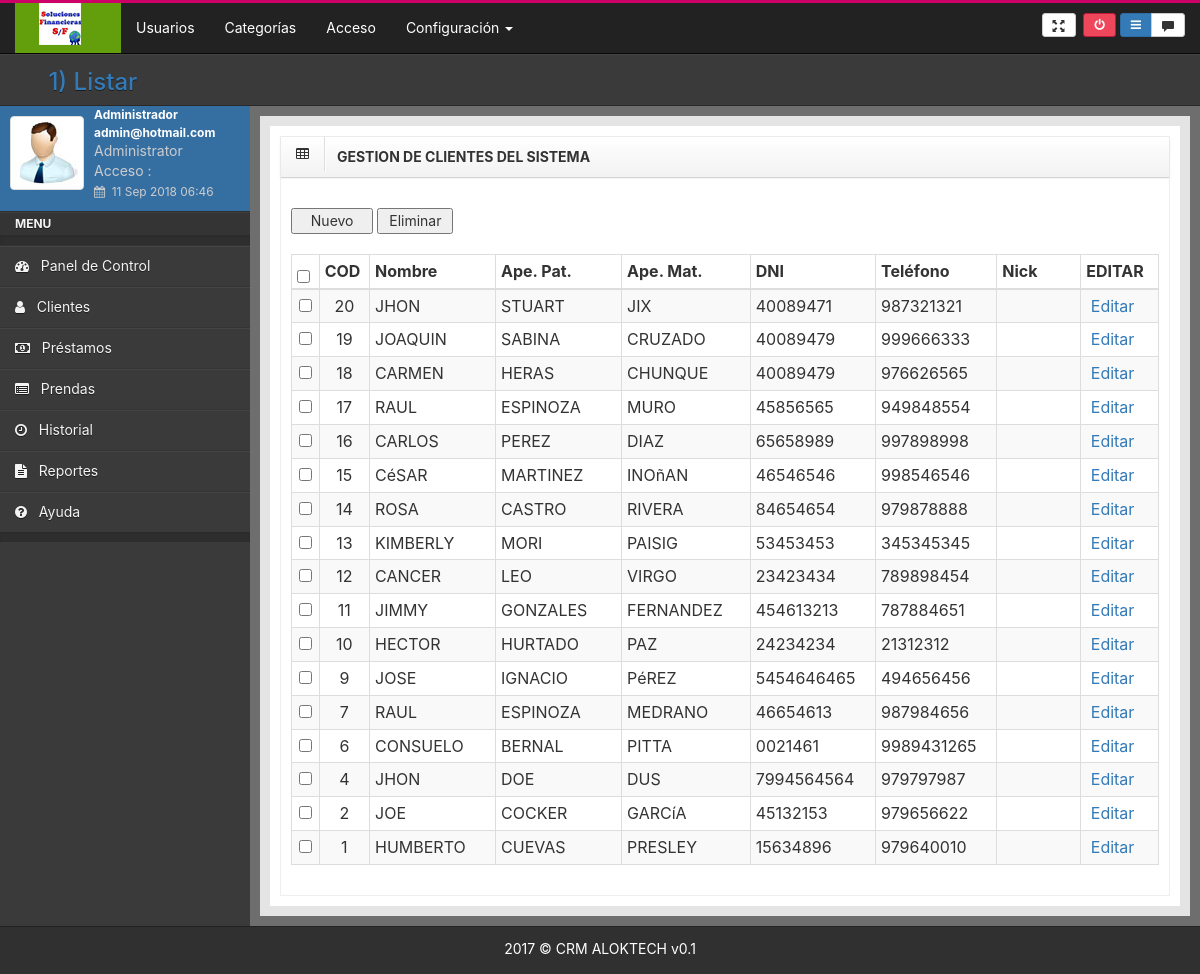
Screenshot of /clientes2.php (signed in) with the database file from the repository.
### tables this page shows
CREATE TABLE `clientes` (
  `codCliente` int(11) NOT NULL,
  `nomClie` varchar(50) NOT NULL,
  `apepatClie` varchar(50) NOT NULL,
  `apematClie` varchar(50) NOT NULL,
  `nroDNI` varchar(10) NOT NULL,
  `fecNac` date NOT NULL,
  `nroSec` varchar(20) DEFAULT NULL,
  `telefono` varchar(30) DEFAULT NULL,
  `direccion` varchar(150) NOT NULL,
  `facebook` varchar(200) NOT NULL,
  `email` varchar(50) DEFAULT NULL,
  `nomInbox` varchar(50) DEFAULT NULL,
  `estClie` int(2) NOT NULL
);

### funciones.php (called while the page is built, shortened)
<?php
  function fechas_espanol($mes)
  {
    $mes_corto = array("Ene","Feb","Mar","Abr","May","Jun","Jul","Ago","Sep","Oct","Nov","Dic");
    return $mes_corto[$mes-1];
  }
?>

### clientes2.php (the view, shortened to what this page needs)
<?php include 'head.php'; ?>
        <body class=" ">
            <div class="bg-dark dk" id="wrap">
                <div id="top">
                    <nav class="navbar navbar-inverse navbar-static-top">
                        <div class="container-fluid">
                            <?php include 'navbar_header.php'; ?>
                            <?php include 'top_nav.php'; ?>
                            <?php include 'navbarmenu_horizontal.php'; ?>
                        </div>
                    </nav>
                        <header class="head">
                            <div class="main-bar">
                                <h3>
                                  <a href="">&nbsp;1) Listar</a>
                                </h3>
                            </div>
                        </header>
                </div>
                <?php include 'left_menu.php'; ?>
                <div id="content">
                    <div class="outer">
                        <div class="inner bg-light lter">
<?php
  $link=Conectarse();
  $pag = "GESTION DE CLIENTES DEL SISTEMA";
  $pag_org = parse_url($_SERVER['REQUEST_URI'],PHP_URL_PATH);
  if ( strpos($pag_org, '/') !== FALSE )
  $pag_org = array_pop(explode('/', $pag_org));
  if($_GET["sw"]==1){
    $id=autogenerado("clientes","codCliente",6);
  }else{
  ?>
<div class="row">
  <div class="col-lg-12">
        <div class="box">
            <header>
                <div class="icons"><i class="fa fa-table"></i></div>
                <h5><?php echo strtoupper($pag); ?></h5>
            </header>
            <div id="collapse4" class="body">
            <br>
            <div id="botonera">
                 <button class="stdbtn btn_orange" onclick="cargare('<?=$pag_org?>?sw=1'); return false;" >
                  &nbsp;&nbsp;&nbsp;Nuevo&nbsp;&nbsp;&nbsp;</button>
                   <input type="button" name="Button2" value=" Eliminar " onclick="Subm()" class="stdbtn btn_orange">
            </div>
            <br>
          <?php
            $sql="SELECT codCliente,
                         nomClie,
                         apepatClie,
                         apematClie,
                         nroDNI,
                         nroSec,
                         telefono,
                         email,
                         nomInbox,
                         estClie
                  FROM clientes ORDER BY 1 DESC";
            $res=@mysql_query($sql,$link);
          ?>
    <form name="frmList" action="grabar.php" method="post">
      <table id="dataTable" class="table table-bordered table-condensed table-hover table-striped">
          <colgroup>
            <col class="con0" style="width: 2%" />
            <col class="con0" style="width: 2%" />
            <col class="con0" style="width: 12%" />
            <col class="con1" style="width: 12%" />
            <col class="con1" style="width: 12%" />
            <col class="con1" style="width: 8%" />
            <col class="con1" style="width: 8%" />
            <col class="con1" style="width: 8%" />
            <col class="con1" style="width: 5%" />
          </colgroup>
          <thead>
            <tr>
              <th class="head1 nosort">
                <input type="checkbox" name="allbox" onClick="CA();" title="Seleccionar o anular la selección de todos los registros" /></th>
              <th class="head1">COD</th>
              <th class="head1">Nombre</th>
              <th class="head1">Ape. Pat.</th>
              <th class="head1">Ape. Mat.</th>
              <th class="head1">DNI</th>
              <th class="head1">Teléfono</th>
              <th class="head1">Nick</th>
              <th class="head1">EDITAR</th>
            </tr>
          </thead>
          <tbody>
          <?php while($row1=@mysql_fetch_array($res))
                     {$i++;
          ?>
              <tr class="gradeX" <?=$colorfil?> >
                <td align="center"><span class="center">
                  <input type='checkbox' name='check[]' value="<?=$row1[0]?>" onClick='CCA(this);'>
                </span></td>
                <td align="center"><?php echo $row1[0]; ?></td>
                <td align="left"><?php echo $row1[1]; ?></td>
                <td align="left"><?php echo $row1[2]; ?></td>
                <td align="left"><?php echo $row1[3]; ?></td>
                <td align="left"><?php echo $row1[4]; ?></td>
                <td class="center"><?php echo $row1[6]; ?></td>
                <td class="center"><?php echo $row1[8]; ?></td>
                <td class="center">
                  <a href="#" onclick="cargare('<?=$pag_org?>?id=<?=$row1[0]?>&sw=2'); return false;">
                    <img src="images/icons/editor.png" alt="">&nbsp;Editar</a>
                </td>
              </tr>
          <?php } ?>
          </tbody>
        </table>
      </form>
            </div>
        </div>
    </div>
</div>
                        </div>
                    </div>
                </div>
            </div>
<?php
    include 'foot.php';
    exit();
   }
 ?>
<?php include 'foot.php'; ?>

### head.php (shortened to what this page needs)
<head>
  <link rel="stylesheet" href="//cdnjs.cloudflare.com/ajax/libs/twitter-bootstrap/3.3.1/css/bootstrap.min.css">
  <link rel="stylesheet" href="//cdnjs.cloudflare.com/ajax/libs/font-awesome/4.2.0/css/font-awesome.min.css">
  <link rel="stylesheet" href="assets/lib/onoffcanvas/onoffcanvas.css">
  <link rel="stylesheet" href="assets/css/main.min.css">
  <link rel="stylesheet" href="//cdnjs.cloudflare.com/ajax/libs/metisMenu/1.1.3/metisMenu.min.css">
  <link rel="stylesheet" href="assets/lib/bootstrap-daterangepicker/daterangepicker-bs3.css">
  <link rel="stylesheet" href="//cdnjs.cloudflare.com/ajax/libs/Uniform.js/2.1.2/themes/default/css/uniform.default.min.css">
  <link rel="stylesheet" href="//cdnjs.cloudflare.com/ajax/libs/chosen/1.1.0/chosen.min.css">
  <link rel="stylesheet" href="//cdnjs.cloudflare.com/ajax/libs/jquery-tagsinput/1.3.3/jquery.tagsinput.css">
  <link rel="stylesheet" href="//cdnjs.cloudflare.com/ajax/libs/jasny-bootstrap/3.1.3/css/jasny-bootstrap.min.css">
  <link rel="stylesheet" href="//cdnjs.cloudflare.com/ajax/libs/bootstrap-switch/3.3.1/css/bootstrap3/bootstrap-switch.min.css">
  <link rel="stylesheet" href="//cdnjs.cloudflare.com/ajax/libs/bootstrap-datepicker/1.3.1/css/datepicker3.min.css">
  <link rel="stylesheet" href="//cdnjs.cloudflare.com/ajax/libs/bootstrap-colorpicker/2.0.1/css/bootstrap-colorpicker.min.css">
  <link rel="stylesheet" href="//cdnjs.cloudflare.com/ajax/libs/bootstrap-datetimepicker/3.1.3/css/bootstrap-datetimepicker.min.css">
  <link rel="stylesheet" href="//cdn.datatables.net/plug-ins/3cfcc339e89/integration/bootstrap/3/dataTables.bootstrap.css">
   <link rel="stylesheet" href="assets/lib/pagedown-bootstrap/css/jquery.pagedown-bootstrap.css">
  <link rel="stylesheet" href="//cdnjs.cloudflare.com/ajax/libs/jQuery-Validation-Engine/2.6.4/validationEngine.jquery.min.css">
  <link rel="stylesheet" href="assets/css/style-switcher.css">
  <link rel="stylesheet/less" type="text/css" href="assets/less/theme.less">
</head>

### navbar_header.php (shortened to what this page needs)
<header class="navbar-header bg-green lter">
  <a href="main.php" class="navbar-brand">
    <img src="assets/img/logo1.png" alt="">
  </a>
</header>

### top_nav.php (shortened to what this page needs)
<div class="topnav">
  <div class="btn-group">
    <a data-placement="bottom" data-original-title="Fullscreen" data-toggle="tooltip" class="btn btn-default btn-sm" id="toggleFullScreen">
      <i class="glyphicon glyphicon-fullscreen"></i>
    </a>
  </div>
  <div class="btn-group">
    <a href="#" onclick="salir()" data-toggle="tooltip" data-original-title="Logout" data-placement="bottom" class="btn btn-metis-1 btn-sm">
      <i class="fa fa-power-off"></i>
    </a>
  </div>
  <div class="btn-group">
    <a data-placement="bottom" data-original-title="Show / Hide Left" data-toggle="tooltip" class="btn btn-primary btn-sm toggle-left" id="menu-toggle">
      <i class="fa fa-bars"></i>
    </a>
    <a href="#right" data-placement="bottom" data-original-title="Show / Hide Right" data-toggle="onoffcanvas" class="btn btn-default btn-sm toggle-right"> <span class="glyphicon glyphicon-comment"></span>  </a>
  </div>
</div>

### navbarmenu_horizontal.php (shortened to what this page needs)
<div class="collapse navbar-collapse navbar-ex1-collapse">
  <ul class="nav navbar-nav">
    <li>
      <a href="javascript:;" onclick="cargare('usuarios.php'); return false;" style="color: #fff;">Usuarios</a>
    </li>
    <li>
      <a href="javascript:;" onclick="cargare('categorias.php'); return false;" style="color: #fff;">Categorías</a>  </li>
    <li>
      <a href="javascript:;" onclick="cargare('mnu_permisos.php'); return false;" style="color: #fff;">Acceso</a>
    </li>
    <li class='dropdown'>
      <a href="javascript:;" class="dropdown-toggle" data-toggle="dropdown" style="color: #fff;">
        Configuración
        <b class="caret"></b>
      </a>
    </li>
  </ul>
</div>

### left_menu.php (shortened to what this page needs)
<?php include 'funciones.php'; ?>
<div id="left">
  <div class="media user-media" style="background-color: #356fa2;">
    <div class="user-wrapper">
      <a class="user-link" href="">
        <img class="media-object img-thumbnail user-img" alt="User Picture" src="assets/img/user1.jpg">
      </a>
      <div class="media-body">
          <strong style="font-size: 12px;">
          <?php
            echo $_SESSION["s_solonom"]."<br>";
            echo $_SESSION["s_correousu"]."<br>";
          ?>
          </strong>
        <ul class="list-unstyled user-info">
          <li>Administrator</li>
          <li>Acceso : <br>
              <small>
                <i class="fa fa-calendar"></i>&nbsp;
                <?php
                  echo date("d")." ".fechas_espanol(date('n'))." ".date("Y H:i");
                ?>
              </small>
          </li>
        </ul>
      </div>
    </div>
  </div>
  <ul id="menu">
    <li class="nav-header">Menu</li>
    <li class="nav-divider"></li>
    <li class="">
      <a href="main.php">
        <i class="fa fa-dashboard"></i>
        <span class="link-title">&nbsp;&nbsp;Panel de Control</span>
      </a>
    </li>
    <li>
      <a href="javascript:;" onclick="cargare('clientes.php'); return false;">
        <i class="fa fa-user"></i>
        <span class="link-title">&nbsp;&nbsp;Clientes</span>
      </a>
    </li>
    <li>
      <a href="javascript:;" onclick="cargare('bus_prestamos.php'); return false;">
        <i class="fa fa-money"></i>
        <span class="link-title">&nbsp;&nbsp;Préstamos</span>
      </a>
    </li>
    <li>
      <a href="javascript:;" onclick="cargare('bus_prendas.php'); return false;">
        <i class="fa fa-list-alt"></i>
        <span class="link-title">&nbsp;&nbsp;Prendas</span>
      </a>
    </li>
    <li>
      <a href="javascript:;">
        <i class="fa fa-clock-o"></i>
        <span class="link-title">&nbsp;&nbsp;Historial</span>
      </a>
    </li>
    <li>
      <a href="javascript:;" onclick="cargare('reportes.php'); return false;">
        <i class="fa fa-file-text"></i>
        <span class="link-title">&nbsp;&nbsp;Reportes</span>
      </a>
    </li>
    <li>
      <a href="javascript:;">
        <i class="fa fa-question-circle"></i>
        <span class="link-title">&nbsp;&nbsp;Ayuda</span>
      </a>
    </li>
    <li class="nav-divider"></li>
  </ul>
</div>

### foot.php (shortened to what this page needs)
            <footer class="Footer bg-dark dker">
                <p>2017 &copy; CRM ALOKTECH v0.1</p>
            </footer>
        </body>
</html>

### rows the page displays
clientes: codCliente "20", nomClie "JHON", apepatClie "STUART", apematClie "JIX", nroDNI "40089471", telefono "987321321"
clientes: codCliente "19", nomClie "JOAQUIN", apepatClie "SABINA", apematClie "CRUZADO", nroDNI "40089479", telefono "999666333"
clientes: codCliente "18", nomClie "CARMEN", apepatClie "HERAS", apematClie "CHUNQUE", nroDNI "40089479", telefono "976626565"
clientes: codCliente "17", nomClie "RAUL", apepatClie "ESPINOZA", apematClie "MURO", nroDNI "45856565", telefono "949848554"
clientes: codCliente "16", nomClie "CARLOS", apepatClie "PEREZ", apematClie "DIAZ", nroDNI "65658989", telefono "997898998"
clientes: codCliente "15", nomClie "CéSAR", apepatClie "MARTINEZ", apematClie "INOñAN", nroDNI "46546546", telefono "998546546"
clientes: codCliente "14", nomClie "ROSA", apepatClie "CASTRO", apematClie "RIVERA", nroDNI "84654654", telefono "979878888"
clientes: codCliente "13", nomClie "KIMBERLY", apepatClie "MORI", apematClie "PAISIG", nroDNI "53453453", telefono "345345345"
clientes: codCliente "12", nomClie "CANCER", apepatClie "LEO", apematClie "VIRGO", nroDNI "23423434", telefono "789898454"
clientes: codCliente "11", nomClie "JIMMY", apepatClie "GONZALES", apematClie "FERNANDEZ", nroDNI "454613213", telefono "787884651"
clientes: codCliente "10", nomClie "HECTOR", apepatClie "HURTADO", apematClie "PAZ", nroDNI "24234234", telefono "21312312"
clientes: codCliente "9", nomClie "JOSE", apepatClie "IGNACIO", apematClie "PéREZ", nroDNI "5454646465", telefono "494656456"
clientes: codCliente "7", nomClie "RAUL", apepatClie "ESPINOZA", apematClie "MEDRANO", nroDNI "46654613", telefono "987984656"
clientes: codCliente "6", nomClie "CONSUELO", apepatClie "BERNAL", apematClie "PITTA", nroDNI "0021461", telefono "9989431265"
clientes: codCliente "4", nomClie "JHON", apepatClie "DOE", apematClie "DUS", nroDNI "7994564564", telefono "979797987"
clientes: codCliente "2", nomClie "JOE", apepatClie "COCKER", apematClie "GARCíA", nroDNI "45132153", telefono "979656622"
clientes: codCliente "1", nomClie "HUMBERTO", apepatClie "CUEVAS", apematClie "PRESLEY", nroDNI "15634896", telefono "979640010"

### other values shown
$_SESSION["s_solonom"] "Administrador"
$_SESSION["s_correousu"] "admin@hotmail.com"
$pag "GESTION DE CLIENTES DEL SISTEMA"
